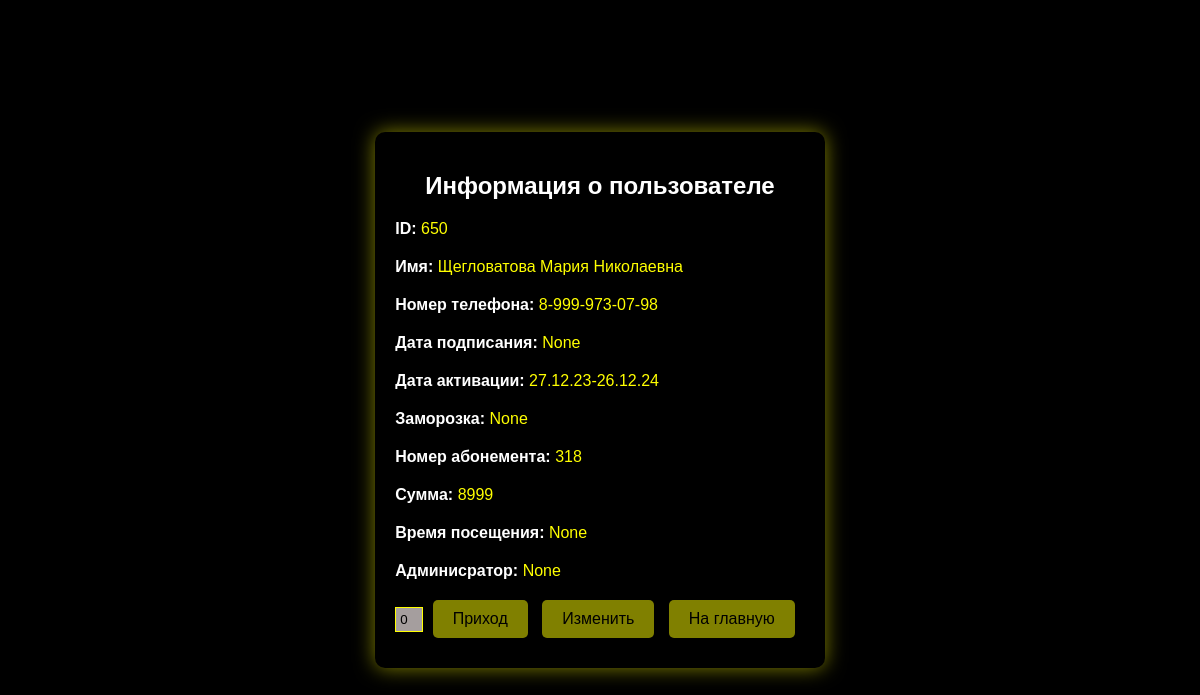
/client?table_id=650, run on the app's committed database.
### main.py (models this page shows, shortened)
class Clients(db.Model):
    id = db.Column(db.Integer, primary_key=True)
    name = db.Column(db.String(100))
    phone_number = db.Column(db.String(80))
    date_signing = db.Column(db.String(100))
    activate_date = db.Column(db.String(100))
    freezing = db.Column(db.String(100))
    subscription_number = db.Column(db.String(100))
    summa = db.Column(db.String(100))
    time = db.Column(db.String(100))
    admin = db.Column(db.String(100))

### main.py (the view, shortened to what this page needs)
@app.route('/client', methods=['GET'])
def client():
    arrival = request.args.get('arrival')
    if arrival == 'success':
        arrival = 'true'
    else:
        arrival = 'false'
    client_subscription_number = str(request.args.get('id'))
    if request.args.get('table_id'):
        client = Clients.query.filter_by(id=request.args.get('table_id')).all()
    else:
        client = Clients.query.filter_by(subscription_number=client_subscription_number).all()
    if client:
        if len(client) == 1:
            client = client[0]
            data = {
                'id': client.id,
                'name': client.name,
                'phone_number': client.phone_number,
                'date_signing': client.date_signing,
                'activate_date': client.activate_date,
                'freezing': client.freezing,
                'subscription_number': client.subscription_number,
                'summa': client.summa,
                'time': client.time,
                'admin': client.admin
            }
            return render_template('client.html', data=data, arrival=arrival)
    else:
        return render_template('no-user.html')

### templates/client.html (shortened to what this page needs)
<!DOCTYPE html>
<html lang="en">
<head>
  <link rel="stylesheet" href="{{ url_for('static', filename='css/client.css') }}">
</head>
<body>
  <div class="container">
    <h2 style="text-align: center;">Информация о пользователе</h2>
    <div class="info-item">
      <label>ID:</label>
      <span>{{data.id}}</span>
    </div>
    <div class="info-item">
      <label>Имя:</label>
      <span>{{data.name}}</span>
    </div>
    <div class="info-item">
      <label>Номер телефона:</label>
      <span>{{data.phone_number}}</span>
    </div>
    <div class="info-item">
      <label>Дата подписания:</label>
      <span>{{data.date_signing}}</span>
    </div>
    <div class="info-item">
      <label>Дата активации:</label>
      <span>{{data.activate_date}}</span>
    </div>
    <div class="info-item">
      <label>Заморозка:</label>
      <span>{{data.freezing}}</span>
    </div>
    <div class="info-item">
      <label>Номер абонемента:</label>
      <span>{{data.subscription_number}}</span>
    </div>
    <div class="info-item">
      <label>Сумма:</label>
      <span>{{data.summa}}</span>
    </div>
    <div class="info-item">
      <label>Время посещения:</label>
      <span>{{data.time}}</span>
    </div>
    <div class="info-item">
      <label>Админисратор:</label>
      <span>{{data.admin}}</span>
    </div>
    <form action="/process" method="post" style="text-align: center;">
      <input name='locker' style="width: 18px" value='0' type="text">
      <button class="button" type="submit" name="action" value="arrival">Приход</button>
      <button class="button" type="submit" name="action" value="edit">Изменить</button>
      <button class="button" type="submit" name="action" value="back">На главную</button>
    </form>
  </div>
</body>
</html>

### static/css/client.css (style rules this page uses)
body { background-color: #000; color: #fff; font-family: Arial, sans-serif; display: flex; justify-content: center; align-items: center; height: 100vh; margin: 0; }
.container { max-width: 700px; padding: 20px; background-color: #000; border-radius: 10px; box-shadow: 0 0 20px rgba(255, 255, 0, 0.5); height: auto; max-height: 500px; margin: auto; padding-bottom: 30px; }
.info-item { margin-bottom: 20px; }
.info-item label { font-weight: bold; }
.info-item span { color: #ff0; }
button { background-color: rgba(255, 255, 0, 0.5); color: #000; border: none; padding: 10px 20px; font-size: 16px; border-radius: 5px; cursor: pointer; margin-right: 10px; transition: background-color 0.3s, transform 0.3s ; }
input[name='locker'] { width: 18px; margin-right:5px; background-color: #a59e9e; color: #000; border: 1px solid #ff0; padding: 4px; }

### data on the page
Clients: id "650", name "Щегловатова Мария Николаевна", phone_number "8-999-973-07-98", date_signing "None", activate_date "27.12.23-26.12.24", freezing "None", subscription_number "318", summa "8999", time "None"

### other printed values
{{ data.admin }} "None"
